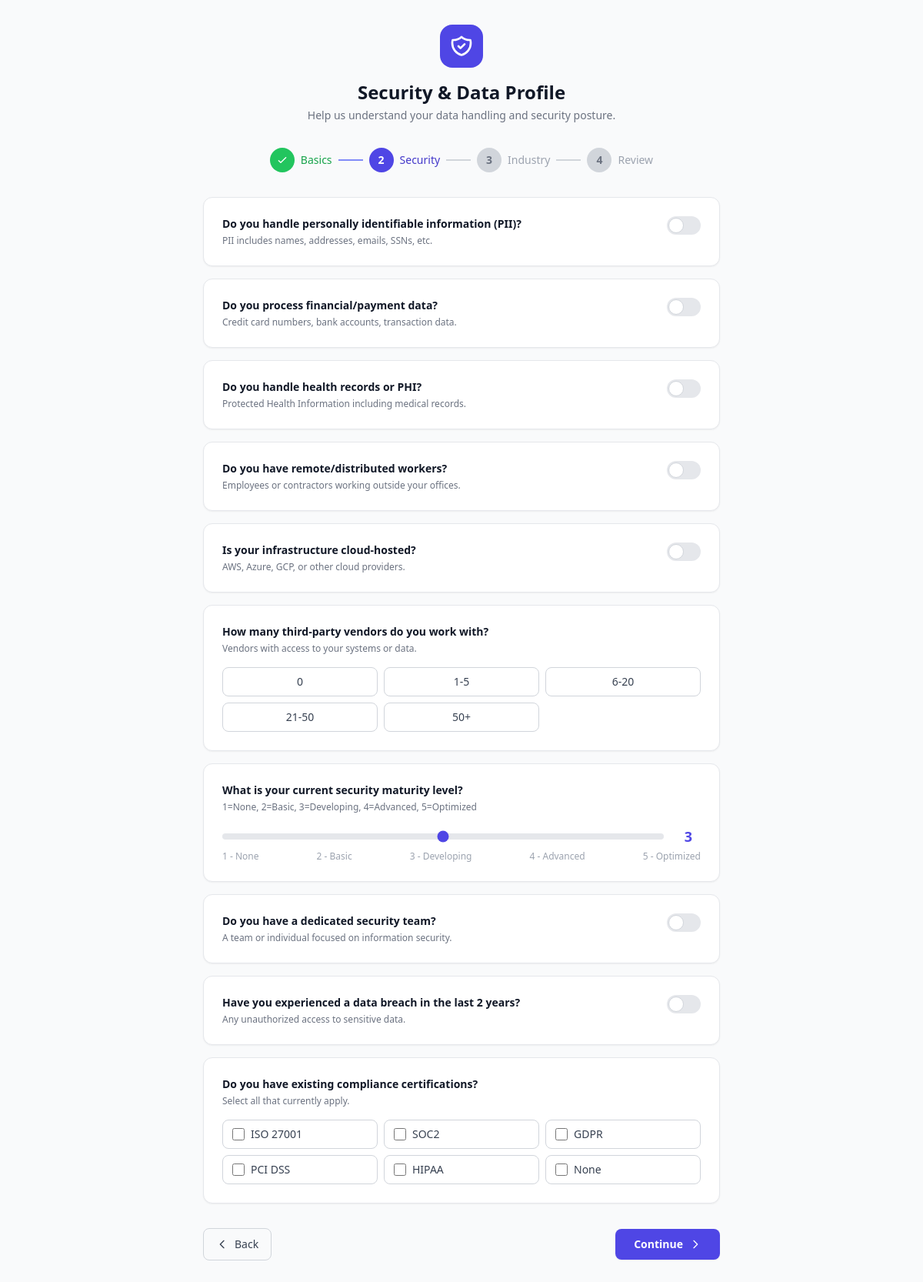
Screenshot of /onboarding/step2/ (signed in) with the database file from the repository.
### core/models.py (models this page shows, shortened)
class OnboardingQuestion(models.Model):
    QUESTION_TYPES = [
        ('boolean', 'Yes/No'),
        ('choice', 'Single Choice'),
        ('multi', 'Multiple Choice'),
        ('text', 'Free Text'),
        ('scale', 'Scale 1-5'),
    ]
    question_text = models.TextField()
    question_type = models.CharField(max_length=20, choices=QUESTION_TYPES)
    options = models.JSONField(default=list, blank=True)
    category = models.CharField(max_length=30, choices=[
        ('basic', 'Basic'),
        ('security', 'Security Posture'),
        ('data', 'Data Handling'),
        ('infrastructure', 'Infrastructure'),
        ('industry_it', 'IT/SaaS Specific'),
        ('industry_banking', 'Banking Specific'),
        ('industry_healthcare', 'Healthcare Specific'),
        ('industry_insurance', 'Insurance Specific'),
        ('industry_government', 'Government Specific'),
        ('industry_ecommerce', 'E-Commerce Specific'),
        ('industry_telecom', 'Telecom Specific'),
        ('industry_pharma', 'Pharma Specific'),
        ('industry_energy', 'Energy Specific'),
        ('industry_manufacturing', 'Manufacturing Specific'),
        ('industry_nbfc', 'NBFC Specific'),
        ('industry_defence', 'Defence Specific'),
    ])
    is_required = models.BooleanField(default=True)
    order = models.IntegerField(default=0)
    help_text = models.TextField(blank=True)
    class Meta:
        ordering = ['order']

### core/views.py (the view, shortened to what this page needs)
# urls.py: path('onboarding/step2/', views.onboarding_step2, name='onboarding_step2'),
@login_required
def onboarding_step2(request):
    org = request.user.organization
    if not org:
        return redirect('onboarding_step1')
    if org.onboarding_completed:
        return redirect('dashboard')
    seed_onboarding_questions()
    common_categories = ['data', 'infrastructure', 'security']
    questions = OnboardingQuestion.objects.filter(category__in=common_categories)
    existing = {
        r.question_id: r.answer
        for r in OnboardingResponse.objects.filter(organization=org, question__in=questions)
    }
    return render(request, 'core/onboarding_step2.html', {
        'questions': questions,
        'existing': existing,
    })

### core/context_processors.py (called while the page is built)
def global_context(request):
    context = {}
    if request.user.is_authenticated and request.user.organization:
        try:
            from alerts.models import Alert
            context['unread_count'] = Alert.objects.filter(
                organization=request.user.organization, is_read=False
            ).count()
        except Exception:
            context['unread_count'] = 0
    return context

### core/views.py (called while the page is built)
def seed_onboarding_questions():
    if OnboardingQuestion.objects.exists():
        return
    for q in COMMON_QUESTIONS:
        OnboardingQuestion.objects.create(**q)
    for industry, questions in INDUSTRY_QUESTIONS.items():
        for q in questions:
            OnboardingQuestion.objects.create(**q)

### templates/core/onboarding_step2.html (shortened to what this page needs)
<!DOCTYPE html>
<html lang="en" class="">
<head>
    <script src="https://cdn.tailwindcss.com"></script>
</head>
<body class="bg-gray-50 dark:bg-gray-900 min-h-screen px-4 py-8">
<div class="w-full max-w-2xl mx-auto">
    <div class="text-center mb-8">
        <div class="inline-flex items-center justify-center w-14 h-14 rounded-2xl bg-indigo-600 dark:bg-indigo-500 mb-4">
        </div>
        <h1 class="text-2xl font-bold text-gray-900 dark:text-white">Security &amp; Data Profile</h1>
        <p class="mt-1 text-sm text-gray-500 dark:text-gray-400">Help us understand your data handling and security posture.</p>
    </div>
    <div class="flex items-center justify-center mb-8">
        <div class="flex items-center space-x-2">
            <div class="flex items-center">
                <span class="flex items-center justify-center w-8 h-8 rounded-full bg-green-500 text-white text-sm font-bold">
                    <svg class="w-4 h-4" fill="none" stroke="currentColor" viewBox="0 0 24 24"><path stroke-linecap="round" stroke-linejoin="round" stroke-width="2" d="M5 13l4 4L19 7"/></svg>
                </span>
                <span class="ml-2 text-sm font-medium text-green-600 dark:text-green-400 hidden sm:inline">Basics</span>
            </div>
            <div class="w-8 h-0.5 bg-indigo-400"></div>
            <div class="flex items-center">
                <span class="flex items-center justify-center w-8 h-8 rounded-full bg-indigo-600 text-white text-sm font-bold">2</span>
                <span class="ml-2 text-sm font-medium text-indigo-700 dark:text-indigo-300 hidden sm:inline">Security</span>
            </div>
            <div class="w-8 h-0.5 bg-gray-300 dark:bg-gray-600"></div>
            <div class="flex items-center">
                <span class="flex items-center justify-center w-8 h-8 rounded-full bg-gray-300 dark:bg-gray-600 text-gray-500 dark:text-gray-400 text-sm font-bold">3</span>
                <span class="ml-2 text-sm font-medium text-gray-400 dark:text-gray-500 hidden sm:inline">Industry</span>
            </div>
            <div class="w-8 h-0.5 bg-gray-300 dark:bg-gray-600"></div>
            <div class="flex items-center">
                <span class="flex items-center justify-center w-8 h-8 rounded-full bg-gray-300 dark:bg-gray-600 text-gray-500 dark:text-gray-400 text-sm font-bold">4</span>
                <span class="ml-2 text-sm font-medium text-gray-400 dark:text-gray-500 hidden sm:inline">Review</span>
            </div>
        </div>
    </div>
    <form method="post" class="space-y-4">
        {% for question in questions %}
        <div class="bg-white dark:bg-gray-800 rounded-xl shadow-sm p-6 border border-gray-200 dark:border-gray-700">
            <div class="flex items-start justify-between gap-4">
                <div class="flex-1">
                    <h3 class="text-sm font-semibold text-gray-900 dark:text-white">{{ question.question_text }}</h3>
                    {% if question.help_text %}
                    <p class="mt-1 text-xs text-gray-500 dark:text-gray-400">{{ question.help_text }}</p>
                    {% endif %}
                </div>
                {% if question.question_type == 'boolean' %}
                <div class="flex items-center gap-3 flex-shrink-0">
                    <label class="relative inline-flex items-center cursor-pointer">
                        <div class="w-11 h-6 bg-gray-200 peer-focus:outline-none peer-focus:ring-4 peer-focus:ring-indigo-300 dark:peer-focus:ring-indigo-800 rounded-full peer dark:bg-gray-600 peer-checked:after:translate-x-full rtl:peer-checked:after:-translate-x-full peer-checked:after:border-white after:content-[''] after:absolute after:top-[2px] after:start-[2px] after:bg-white after:border-gray-300 after:border after:rounded-full after:h-5 after:w-5 after:transition-all dark:border-gray-600 peer-checked:bg-indigo-600"></div>
                    </label>
                </div>
                {% endif %}
            </div>
            {% if question.question_type == 'choice' %}
            <div class="mt-4 grid grid-cols-2 sm:grid-cols-3 gap-2">
                {% for option in question.options %}
                <label class="relative flex items-center justify-center px-3 py-2 rounded-lg border cursor-pointer transition-all
                    {% if question.id in existing %}
                        {% for eid, eval in existing.items %}{% if eid == question.id and eval == option %}border-indigo-500 bg-indigo-50 dark:bg-indigo-900/30{% endif %}{% endfor %}
                    {% else %}
                        border-gray-300 dark:border-gray-600 hover:border-indigo-400
                    {% endif %}
                ">
                    <span class="text-sm text-gray-700 dark:text-gray-300 peer-checked:text-indigo-700 dark:peer-checked:text-indigo-300 font-medium">{{ option }}</span>
                    <div class="absolute inset-0 rounded-lg border-2 border-transparent peer-checked:border-indigo-500 pointer-events-none"></div>
                </label>
                {% endfor %}
            </div>
            {% endif %}
            {% if question.question_type == 'multi' %}
            <div class="mt-4 grid grid-cols-2 sm:grid-cols-3 gap-2">
                {% for option in question.options %}
                <label class="flex items-center gap-2 px-3 py-2 rounded-lg border border-gray-300 dark:border-gray-600 hover:border-indigo-400 cursor-pointer transition-all">
                    <input type="checkbox" name="question_{{ question.id }}" value="{{ option }}"
                           class="w-4 h-4 text-indigo-600 bg-gray-100 dark:bg-gray-700 border-gray-300 dark:border-gray-600 rounded focus:ring-indigo-500"
                           {% for eid, eval in existing.items %}{% if eid == question.id %}{% if option in eval %}checked{% endif %}{% endif %}{% endfor %}>
                    <span class="text-sm text-gray-700 dark:text-gray-300">{{ option }}</span>
                </label>
                {% endfor %}
            </div>
            {% endif %}
            {% if question.question_type == 'scale' %}
            <div class="mt-4">
                <div class="flex items-center gap-4">
                    <input type="range" name="question_{{ question.id }}" min="1" max="5"
                           value="{% for eid, eval in existing.items %}{% if eid == question.id %}{{ eval }}{% endif %}{% endfor %}{% if question.id not in existing %}3{% endif %}"
                           class="w-full h-2 bg-gray-200 dark:bg-gray-600 rounded-lg appearance-none cursor-pointer accent-indigo-600"
                           id="scale_{{ question.id }}"
                           oninput="document.getElementById('scale_val_{{ question.id }}').textContent = this.value">
                    <span id="scale_val_{{ question.id }}" class="text-lg font-bold text-indigo-600 dark:text-indigo-400 min-w-[2rem] text-center">
                        {% for eid, eval in existing.items %}{% if eid == question.id %}{{ eval }}{% endif %}{% endfor %}{% if question.id not in existing %}3{% endif %}
                    </span>
                </div>
                <div class="flex justify-between mt-1 text-xs text-gray-400 dark:text-gray-500">
                    <span>1 - None</span>
                    <span>2 - Basic</span>
                    <span>3 - Developing</span>
                    <span>4 - Advanced</span>
                    <span>5 - Optimized</span>
                </div>
            </div>
            {% endif %}
        </div>
        {% endfor %}
        <div class="flex items-center justify-between pt-4 pb-8">
            <a href="{% url 'onboarding_step1' %}"
               class="flex items-center gap-2 px-4 py-2.5 rounded-lg border border-gray-300 dark:border-gray-600 text-sm font-medium text-gray-700 dark:text-gray-300 hover:bg-gray-100 dark:hover:bg-gray-700 transition-colors">
                <svg class="w-4 h-4" fill="none" stroke="currentColor" viewBox="0 0 24 24">
                    <path stroke-linecap="round" stroke-linejoin="round" stroke-width="2" d="M15 19l-7-7 7-7"/>
                </svg>
                Back
            </a>
            <button type="submit"
                    class="flex items-center gap-2 px-6 py-2.5 rounded-lg bg-indigo-600 hover:bg-indigo-700 text-white text-sm font-semibold shadow-sm focus:outline-none focus:ring-2 focus:ring-offset-2 focus:ring-indigo-500 transition-colors">
                Continue
                <svg class="w-4 h-4" fill="none" stroke="currentColor" viewBox="0 0 24 24">
                    <path stroke-linecap="round" stroke-linejoin="round" stroke-width="2" d="M9 5l7 7-7 7"/>
                </svg>
            </button>
        </div>
    </form>
</div>
</body>
</html>

### rows the page displays
OnboardingQuestion: question_text "Do you handle personally identifiable information (PII)?", help_text "PII includes names, addresses, emails, SSNs, etc."
OnboardingQuestion: question_text "Do you process financial/payment data?", help_text "Credit card numbers, bank accounts, transaction data."
OnboardingQuestion: question_text "Do you handle health records or PHI?", help_text "Protected Health Information including medical records."
OnboardingQuestion: question_text "Do you have remote/distributed workers?", help_text "Employees or contractors working outside your offices."
OnboardingQuestion: question_text "Is your infrastructure cloud-hosted?", help_text "AWS, Azure, GCP, or other cloud providers."
OnboardingQuestion: question_text "How many third-party vendors do you work with?", help_text "Vendors with access to your systems or data.", options "0" "1-5" "6-20" "21-50" "50+", question_type "choice" (drawn)
OnboardingQuestion: question_text "What is your current security maturity level?", help_text "1=None, 2=Basic, 3=Developing, 4=Advanced, 5=Optimized", id "3"
OnboardingQuestion: question_text "Do you have a dedicated security team?", help_text "A team or individual focused on information security."
OnboardingQuestion: question_text "Have you experienced a data breach in the last 2 years?", help_text "Any unauthorized access to sensitive data."
OnboardingQuestion: question_text "Do you have existing compliance certifications?", help_text "Select all that currently apply.", options "ISO 27001" "SOC2" "GDPR" "PCI DSS" "HIPAA" "None"
